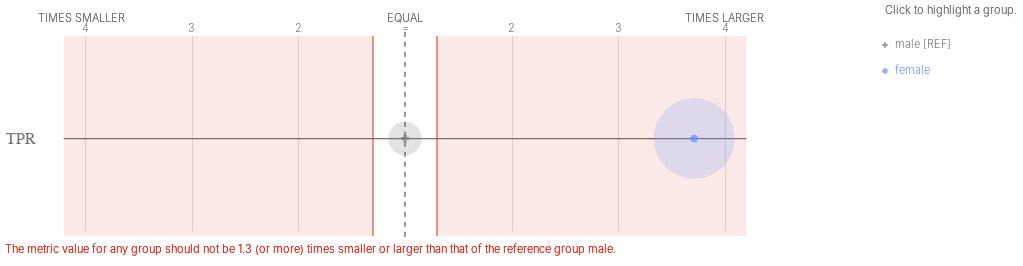

This figure's notebook cell:
### Code cell
ap.disparities(bdf, metrics, 'teacher_sex', fairness_threshold = 1.3)

### Figure 1 — Vega-Lite specification as saved in the notebook (floating-point values rounded to 4 significant figures)
{"config": {"view": {"continuousWidth": 400, "continuousHeight": 300, "strokeWidth": 0}, "axisLeft": {"labelColor": "rgb(117,117,117)", "labelFont": "Helvetica", "labelFontSize": 16}}, "layer": [{"data": {"name": "data-a80bbe78875d74850191493116348974"}, "mark": {"type": "rule", "stroke": "rgb(117,117,117)", "strokeWidth": 1.25, "tooltip": ""}, "encoding": {"x": {"type": "quantitative", "field": "x", "scale": {"domain": [-3, 3], "range": [80.0, 720.0]}}, "x2": {"field": "x2"}, "y": {"type": "nominal", "axis": {"domain": false, "labelAngle": 0, "labelPadding": -30, "orient": "left", "ticks": false, "title": ""}, "field": "metric", "scale": {"domain": ["TPR"], "range": [30, 225.0]}}}}, {"data": {"name": "data-79dd248bdaa0ea02c535240e8ad022c8"}, "mark": {"type": "rule", "stroke": "rgb(117,117,117)", "strokeDash": [5, 5], "strokeWidth": 1}, "encoding": {"tooltip": {"value": "male [REF]"}, "x": {"value": 400.0}, "y": {"value": 20.83}, "y2": {"value": 229.2}}}, {"data": {"name": "data-f70f876ef858e7578abafe4eee75fee4"}, "mark": {"type": "text", "align": "center", "color": "rgb(117,117,117)", "font": "Helvetica", "fontSize": 11, "fontWeight": 300, "tooltip": ""}, "encoding": {"text": {"type": "nominal", "field": "label"}, "x": {"type": "quantitative", "field": "value", "scale": {"domain": [-3, 3], "range": [80.0, 720.0]}}, "y": {"value": 17.5}}}, {"layer": [{"mark": {"type": "text", "align": "right", "fill": "rgb(117,117,117)", "font": "Helvetica", "fontSize": 11, "fontWeight": 300, "tooltip": ""}, "encoding": {"text": {"value": "TIMES SMALLER"}, "x": {"value": 120.0}, "y": {"value": 7.5}}}, {"mark": {"type": "text", "align": "left", "fill": "rgb(117,117,117)", "font": "Helvetica", "fontSize": 11, "fontWeight": 300, "tooltip": ""}, "encoding": {"text": {"value": "TIMES LARGER"}, "x": {"value": 680.0}, "y": {"value": 7.5}}}, {"mark": {"type": "text", "align": "center", "fill": "rgb(117,117,117)", "font": "Helvetica", "fontSize": 11, "fontWeight": 300, "tooltip": ""}, "encoding": {"text": {"value": "EQUAL"}, "x": {"value": 400.0}, "y": {"value": 7.5}}}], "data": {"name": "data-79dd248bdaa0ea02c535240e8ad022c8"}}, {"layer": [{"mark": {"type": "rule", "opacity": 0.8, "stroke": "rgb(217, 46, 28)", "strokeWidth": 1.25, "tooltip": ""}, "encoding": {"x": {"type": "quantitative", "field": "min", "scale": {"domain": [-3, 3], "range": [80.0, 720.0]}}, "y": {"value": 25.0}, "y2": {"value": 225.0}}}, {"mark": {"type": "rule", "opacity": 0.8, "stroke": "rgb(217, 46, 28)", "strokeWidth": 1.25, "tooltip": ""}, "encoding": {"x": {"type": "quantitative", "field": "max", "scale": {"domain": [-3, 3], "range": [80.0, 720.0]}}, "y": {"value": 25.0}, "y2": {"value": 225.0}}}, {"layer": [{"mark": {"type": "rect", "fill": "rgb(217, 46, 28)", "opacity": 0.1, "tooltip": ""}, "encoding": {"x": {"type": "quantitative", "field": "min", "scale": {"domain": [-3, 3], "range": [80.0, 720.0]}}, "x2": {"field": "lower_end"}, "y": {"value": 25.0}, "y2": {"value": 225.0}}}, {"mark": {"type": "rect", "fill": "rgb(217, 46, 28)", "opacity": 0.1, "tooltip": ""}, "encoding": {"x": {"type": "quantitative", "field": "max", "scale": {"domain": [-3, 3], "range": [80.0, 720.0]}}, "x2": {"field": "upper_end"}, "y": {"value": 25.0}, "y2": {"value": 225.0}}}]}, {"data": {"name": "data-79dd248bdaa0ea02c535240e8ad022c8"}, "mark": {"type": "text", "align": "left", "baseline": "top", "fill": "rgb(217, 46, 28)", "font": "Helvetica", "fontSize": 11, "fontWeight": 300, "tooltip": ""}, "encoding": {"text": {"value": "The metric value for any group should not be 1.3 (or more) times smaller or larger than that of the reference group male."}, "x": {"value": 0}, "y": {"value": 233.3}}}], "data": {"name": "data-3dee117d57e1ece1df7853af976ed45d"}}, {"layer": [{"mark": "circle"}, {"data": {"name": "data-6299312c3debb337b97ff62f8e342fc7"}, "mark": {"type": "circle", "opacity": 0.2}, "encoding": {"color": {"condition": {"type": "nominal", "field": "attribute_value", "legend": null, "scale": {"domain": ["male", "female"], "range": ["rgb(117,117,117)", "rgb(100, 143, 255)", "rgb(254, 97, 0)", "rgb(220, 38, 127)", "rgb(255, 176, 0)", "rgb(120, 94, 240)"]}, "selection": "selector021"}, "value": "rgb(224,224,224)"}, "size": {"type": "quantitative", "field": "group_size", "legend": null, "scale": {"domain": [0, 18110.0], "range": [0, 7854.0]}}, "tooltip": [{"type": "nominal", "field": "attribute_value", "title": "Group"}, {"type": "nominal", "field": "tooltip_group_size", "title": "Group Size"}, {"type": "nominal", "field": "tooltip_disparity_explanation_tpr", "title": "Disparity"}, {"type": "quantitative", "field": "tpr", "format": ".2f", "title": "TPR"}], "x": {"type": "quantitative", "axis": {"domain": false, "labels": false, "ticks": false, "title": null, "values": [-3, -2, -1, 1, 2, 3]}, "field": "tpr_disparity_scaled", "scale": {"domain": [-3, 3], "range": [80.0, 720.0]}}, "y": {"type": "nominal", "axis": {"domain": false, "grid": false, "labels": false, "ticks": false, "title": " "}, "field": "metric_variable", "scale": {"domain": ["TPR"], "range": [30, 225.0]}}}, "selection": {"selector023": {"type": "multi", "empty": "all", "fields": ["attribute_value"]}}, "transform": [{"calculate": "'TPR'", "as": "metric_variable"}]}, {"layer": [{"mark": "point"}, {"data": {"name": "data-6299312c3debb337b97ff62f8e342fc7"}, "mark": {"type": "point", "filled": true, "size": 60}, "encoding": {"color": {"condition": {"type": "nominal", "field": "attribute_value", "legend": null, "scale": {"domain": ["male", "female"], "range": ["rgb(117,117,117)", "rgb(100, 143, 255)", "rgb(254, 97, 0)", "rgb(220, 38, 127)", "rgb(255, 176, 0)", "rgb(120, 94, 240)"]}, "selection": "selector021"}, "value": "rgb(224,224,224)"}, "shape": {"type": "nominal", "field": "attribute_value", "legend": null, "scale": {"domain": ["male", "female"], "range": ["cross", "circle"]}}, "tooltip": [{"type": "nominal", "field": "attribute_value", "title": "Group"}, {"type": "nominal", "field": "tooltip_group_size", "title": "Group Size"}, {"type": "nominal", "field": "tooltip_disparity_explanation_tpr", "title": "Disparity"}, {"type": "quantitative", "field": "tpr", "format": ".2f", "title": "TPR"}], "x": {"type": "quantitative", "axis": {"domain": false, "labels": false, "ticks": false, "title": null, "values": [-3, -2, -1, 1, 2, 3]}, "field": "tpr_disparity_scaled", "scale": {"domain": [-3, 3], "range": [80.0, 720.0]}}, "y": {"type": "nominal", "axis": {"domain": false, "grid": false, "labels": false, "ticks": false, "title": " "}, "field": "metric_variable", "scale": {"domain": ["TPR"], "range": [30, 225.0]}}}, "selection": {"selector022": {"type": "multi", "empty": "all", "fields": ["attribute_value"]}}, "transform": [{"calculate": "'TPR'", "as": "metric_variable"}]}]}]}, {"layer": [{"mark": {"type": "point", "filled": true, "tooltip": ""}, "encoding": {"color": {"condition": {"type": "nominal", "field": "attribute_value", "legend": null, "scale": {"domain": ["male", "female"], "range": ["rgb(117,117,117)", "rgb(100, 143, 255)", "rgb(254, 97, 0)", "rgb(220, 38, 127)", "rgb(255, 176, 0)", "rgb(120, 94, 240)"]}, "selection": "selector021"}, "value": "rgb(224,224,224)"}, "shape": {"type": "nominal", "field": "attribute_value", "legend": null, "scale": {"domain": ["male", "female"], "range": ["cross", "circle"]}}, "x": {"value": 880.0}, "y": {"type": "nominal", "axis": {"domain": false, "grid": false, "labels": false, "ticks": false, "title": " "}, "field": "attribute_value", "scale": {"domain": ["male", "female"], "range": [21, 73]}}}, "selection": {"selector021": {"type": "multi", "empty": "all", "fields": ["attribute_value"]}}}, {"mark": {"type": "text", "align": "left", "baseline": "middle", "font": "Helvetica", "fontSize": 11, "fontWeight": 300, "tooltip": ""}, "encoding": {"color": {"condition": {"type": "nominal", "field": "attribute_value", "legend": null, "scale": {"domain": ["male", "female"], "range": ["rgb(117,117,117)", "rgb(100, 143, 255)", "rgb(254, 97, 0)", "rgb(220, 38, 127)", "rgb(255, 176, 0)", "rgb(120, 94, 240)"]}, "selection": "selector021"}, "value": "rgb(224,224,224)"}, "text": {"type": "nominal", "field": "label"}, "x": {"value": 890.0}, "y": {"type": "nominal", "axis": {"domain": false, "grid": false, "labels": false, "ticks": false, "title": " "}, "field": "attribute_value", "scale": {"domain": ["male", "female"], "range": [21, 73]}}}, "selection": {"selector024": {"type": "multi", "empty": "all", "fields": ["attribute_value"]}}}, {"data": {"name": "data-79dd248bdaa0ea02c535240e8ad022c8"}, "mark": {"type": "text", "align": "left", "baseline": "middle", "color": "rgb(117,117,117)", "font": "Helvetica", "fontSize": 11, "fontWeight": 300, "tooltip": ""}, "encoding": {"text": {"value": "Click to highlight a group."}, "x": {"value": 880.0}, "y": {"value": 0}}}], "data": {"name": "data-b9f75b5c0827c85fba1c9c9d5d5ac8e6"}}], "height": 250, "resolve": {"scale": {"size": "independent", "y": "independent"}}, "width": 800, "$schema": "https://vega.github.io/schema/vega-lite/v4.8.1.json", "datasets": {"data-a80bbe78875d74850191493116348974": [{"metric": "TPR", "x": -3.2, "x2": 3.2}], "data-79dd248bdaa0ea02c535240e8ad022c8": [{"a": 1, "b": 0}, {"a": 1, "b": 0}], "data-f70f876ef858e7578abafe4eee75fee4": [{"value": -3, "label": 4}, {"value": -2, "label": 3}, {"value": -1, "label": 2}, {"value": 0, "label": "="}, {"value": 1, "label": 2}, {"value": 2, "label": 3}, {"value": 3, "label": 4}], "data-3dee117d57e1ece1df7853af976ed45d": [{"min": -0.3, "max": 0.3, "lower_end": -3.2, "upper_end": 3.2}], "data-6299312c3debb337b97ff62f8e342fc7": [{"attribute_name": "teacher_sex", "attribute_value": "female", "group_size": 15093, "total_entities": 17677, "tpr": 0.1082, "tpr_disparity": 3.711, "tpr_disparity_scaled": 2.711, "tooltip_group_size": "15,093 (85.38%)", "tooltip_disparity_explanation_tpr": "3.71 times larger TPR than the reference group"}, {"attribute_name": "teacher_sex", "attribute_value": "male", "group_size": 2584, "total_entities": 17677, "tpr": 0.02916, "tpr_disparity": 1.0, "tpr_disparity_scaled": 0.0, "tooltip_group_size": "2,584 (14.62%)", "tooltip_disparity_explanation_tpr": "Reference group"}], "data-b9f75b5c0827c85fba1c9c9d5d5ac8e6": [{"attribute_value": "male", "label": "male [REF]"}, {"attribute_value": "female", "label": "female"}]}}
